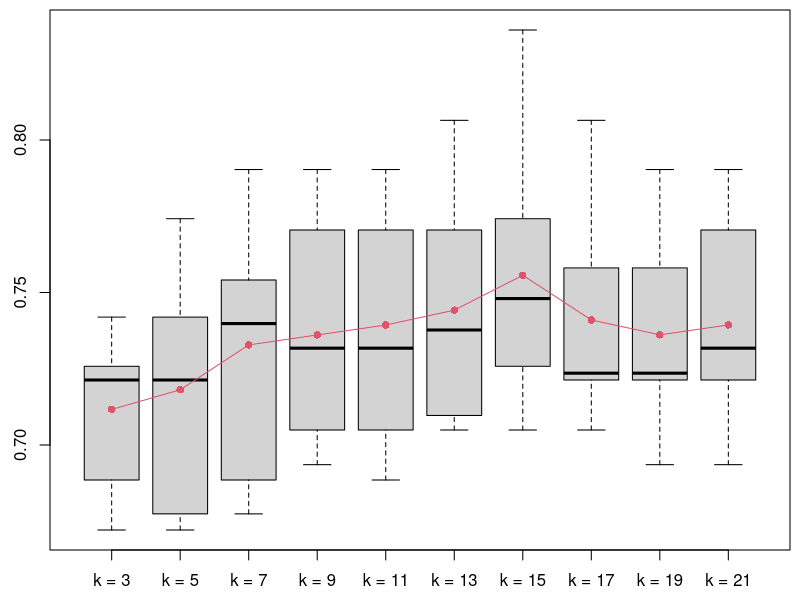
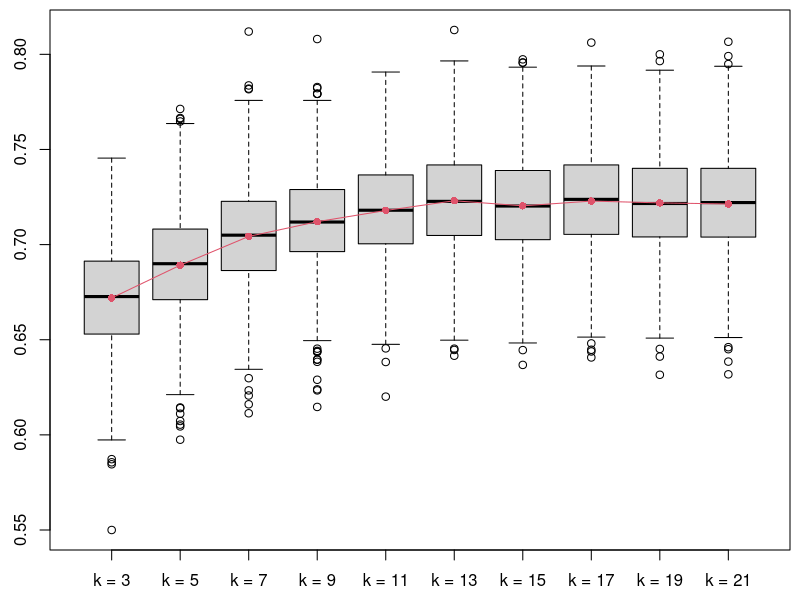
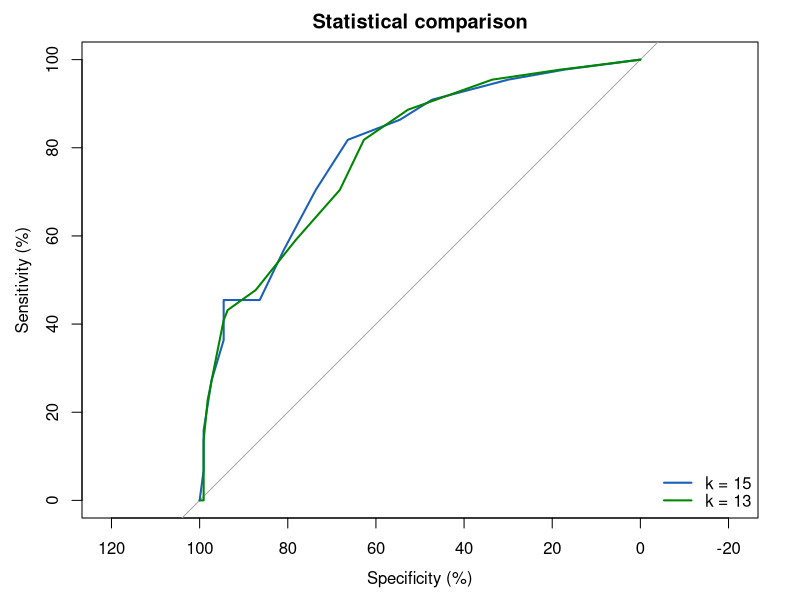
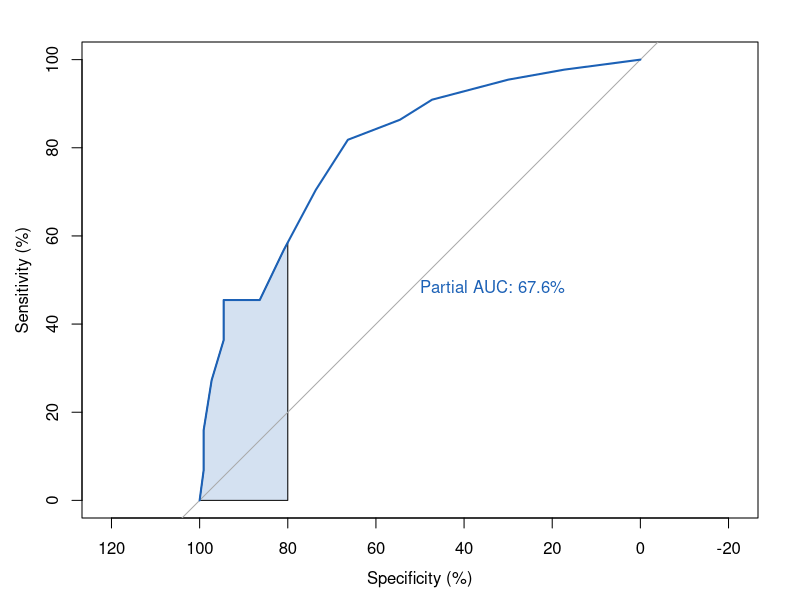

Generate these figures, in order, with R:
## ---- chunk 1
options(digits = 3, width = 100)
## ---- chunk 2
# Set random seed
set.seed(999)

# Packages
library(caret) # for knn3, confusionMatrix
library(pROC) # for roc, auc

# Data
data(PimaIndiansDiabetes, package = "mlbench")
## ---- chunk 3
dim(PimaIndiansDiabetes)
head(PimaIndiansDiabetes)
## ---- chunk 4
str(PimaIndiansDiabetes)
## ---- chunk 5
nr <- nrow(PimaIndiansDiabetes)
train.id <- sample(nr, nr * 0.8)

training <- PimaIndiansDiabetes[train.id, ]
testing <- PimaIndiansDiabetes[-train.id, ]
## ---- chunk 6
dim(training)
dim(testing)
## ---- chunk 7
n.folds <- 10
foldid <- sample(cut(1:nrow(training), n.folds, labels = FALSE))
table(foldid)
## ---- chunk 8
true.label <- training$diabetes[foldid == 1]
knn.mod <- knn3(diabetes ~ ., data = training[foldid != 1, ], k = 3)
knn.pred <- predict(knn.mod, newdata = training[foldid == 1, ], type = "class")
knn.pred
## ---- chunk 9
table(Reality = true.label, Prediction = knn.pred)
## ---- chunk 10
mean(true.label == knn.pred)
## ---- chunk 11
k.grid <- seq(3, 21, by = 2)
## ---- chunk 12
k.grid <- seq(3, 21, by = 2)

acc.cv <- sapply(k.grid, \(k) {
  sapply(1:n.folds, \(x) {
    true.label <- training$diabetes[foldid == x]
    knn.mod <- knn3(diabetes ~ ., data = training[foldid != x, ], k = k)
    knn.pred <- predict(knn.mod, newdata = training[foldid == x, ], type = "class")
    return(mean(true.label == knn.pred))
  })
})

dimnames(acc.cv) <- list(paste('fold =', 1:n.folds), paste('k =', k.grid))
## ---- chunk 13
acc.cv
## ---- chunk 14
#| fig-width: 8
#| fig-height: 4

par(mai = c(0.5, 0.5, 0.1, 0.1))
boxplot(acc.cv)
points(1:ncol(acc.cv), colMeans(acc.cv), col = 2, pch = 16, type = 'o')
## ---- chunk 15
(k.optim.cv <- k.grid[which.max(colMeans(acc.cv))])
## ---- chunk 16
boot.id <- sample(nrow(training), nrow(training), replace = TRUE)
true.label <- training$diabetes[-boot.id]
## ---- chunk 17
knn.mod <- knn3(diabetes ~ ., data = training[boot.id, ], k = 3)
knn.pred <- predict(knn.mod, newdata = training[-boot.id, ], type = "class")
## ---- chunk 18
table(Reality = true.label, Prediction = knn.pred)
## ---- chunk 19
mean(true.label == knn.pred)
## ---- chunk 20
B <- 1000
k.grid <- seq(3, 21, by = 2)

acc.boot <- sapply(k.grid, \(k) {
  replicate(B, {
    boot.id <- sample(nrow(training), nrow(training), replace = TRUE)
    true.label <- training$diabetes[-boot.id]
    knn.mod <- knn3(diabetes ~ ., data = training[boot.id, ], k = k)
    knn.pred <- predict(knn.mod, newdata = training[-boot.id, ], type = "class")
    return(mean(true.label == knn.pred))
  })
})

dimnames(acc.boot) <- list(paste('Bootstrap =', 1:B), paste('k =', k.grid))
## ---- chunk 21
head(acc.boot)
tail(acc.boot)
## ---- chunk 22
#| fig-width: 8
#| fig-height: 4

par(mai = c(0.5, 0.5, 0.1, 0.1))
boxplot(acc.boot)
points(1:ncol(acc.boot), colMeans(acc.boot), col = 2, pch = 16, type = 'o')
## ---- chunk 23
(k.optim.boot <- k.grid[which.max(colMeans(acc.boot))])
## ---- chunk 24
knn.mod.cv <- knn3(diabetes ~ ., data = training, k = k.optim.cv)
## ---- chunk 25
knn.mod.boot <- knn3(diabetes ~ ., data = training, k = k.optim.boot)
## ---- chunk 26
knn.pred.cv <- predict(knn.mod.cv, newdata = testing, type = "class")
confusionMatrix(knn.pred.cv, testing$diabetes, positive = "pos", mode = "everything")
## ---- chunk 27
knn.pred.boot <- predict(knn.mod.boot, newdata = testing, type = "class")
confusionMatrix(knn.pred.boot, testing$diabetes, positive = "pos", mode = "everything")
## ---- chunk 28
#| fig-width: 5

knn.prob.cv <- predict(knn.mod.cv, newdata = testing, type = "prob")
knn.prob.boot <- predict(knn.mod.boot, newdata = testing, type = "prob")

roc.knn.cv <- plot.roc(testing$diabetes, knn.prob.cv[, 2],
                       percent = TRUE, col = "#1c61b6",
                       main = "Statistical comparison")

roc.knn.boot <- lines.roc(testing$diabetes, knn.prob.boot[, 2],
                          percent = TRUE, col = "#008600")

legend("bottomright", legend = paste("k =", c(k.optim.cv, k.optim.boot)),
       col = c("#1c61b6", "#008600"), lwd = 2, bty = 'n')
## ---- chunk 29
auc(roc.knn.cv)
auc(roc.knn.boot)
## ---- chunk 30
auc(roc.knn.cv, partial.auc = c(100, 80),
    partial.auc.focus = "specificity", partial.auc.correct = TRUE)
## ---- chunk 31
#| fig-width: 5

plot.roc(testing$diabetes, knn.prob.cv[, 2], col = "#1c61b6",
         percent = TRUE, partial.auc = c(100, 80),
         partial.auc.correct = TRUE, print.auc = TRUE,
         auc.polygon = TRUE, auc.polygon.col = "#1c61b630")
